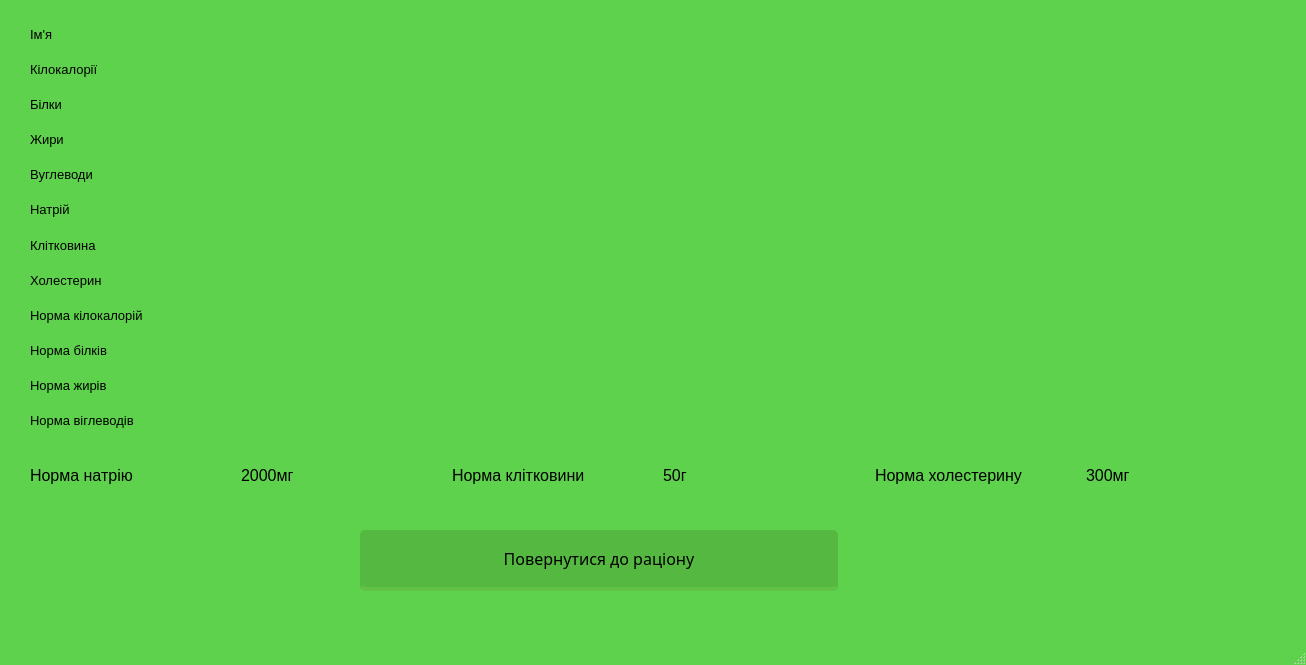
<?xml version="1.0" encoding="UTF-8"?>
<ui version="4.0">
 <class>MainWindow</class>
 <widget class="QMainWindow" name="MainWindow">
  <property name="geometry">
   <rect>
    <x>0</x>
    <y>0</y>
    <width>1306</width>
    <height>665</height>
   </rect>
  </property>
  <property name="palette">
   <palette>
    <active>
     <colorrole role="Button">
      <brush brushstyle="SolidPattern">
       <color alpha="255">
        <red>0</red>
        <green>255</green>
        <blue>0</blue>
       </color>
      </brush>
     </colorrole>
     <colorrole role="Base">
      <brush brushstyle="SolidPattern">
       <color alpha="255">
        <red>255</red>
        <green>255</green>
        <blue>255</blue>
       </color>
      </brush>
     </colorrole>
     <colorrole role="Window">
      <brush brushstyle="SolidPattern">
       <color alpha="255">
        <red>94</red>
        <green>210</green>
        <blue>76</blue>
       </color>
      </brush>
     </colorrole>
    </active>
    <inactive>
     <colorrole role="Button">
      <brush brushstyle="SolidPattern">
       <color alpha="255">
        <red>0</red>
        <green>255</green>
        <blue>0</blue>
       </color>
      </brush>
     </colorrole>
     <colorrole role="Base">
      <brush brushstyle="SolidPattern">
       <color alpha="255">
        <red>255</red>
        <green>255</green>
        <blue>255</blue>
       </color>
      </brush>
     </colorrole>
     <colorrole role="Window">
      <brush brushstyle="SolidPattern">
       <color alpha="255">
        <red>94</red>
        <green>210</green>
        <blue>76</blue>
       </color>
      </brush>
     </colorrole>
    </inactive>
    <disabled>
     <colorrole role="Button">
      <brush brushstyle="SolidPattern">
       <color alpha="255">
        <red>0</red>
        <green>255</green>
        <blue>0</blue>
       </color>
      </brush>
     </colorrole>
     <colorrole role="Base">
      <brush brushstyle="SolidPattern">
       <color alpha="255">
        <red>94</red>
        <green>210</green>
        <blue>76</blue>
       </color>
      </brush>
     </colorrole>
     <colorrole role="Window">
      <brush brushstyle="SolidPattern">
       <color alpha="255">
        <red>94</red>
        <green>210</green>
        <blue>76</blue>
       </color>
      </brush>
     </colorrole>
    </disabled>
   </palette>
  </property>
  <property name="windowTitle">
   <string>Nutrition plan</string>
  </property>
  <widget class="QWidget" name="centralwidget">
   <widget class="QWidget" name="gridLayoutWidget">
    <property name="geometry">
     <rect>
      <x>30</x>
      <y>20</y>
      <width>1261</width>
      <height>415</height>
     </rect>
    </property>
    <layout class="QGridLayout" name="gridLayout">
     <item row="8" column="3">
      <widget class="QLabel" name="nk3">
       <property name="text">
        <string/>
       </property>
      </widget>
     </item>
     <item row="10" column="5">
      <widget class="QLabel" name="nf5">
       <property name="text">
        <string/>
       </property>
      </widget>
     </item>
     <item row="10" column="4">
      <widget class="QLabel" name="nf4">
       <property name="text">
        <string/>
       </property>
      </widget>
     </item>
     <item row="6" column="1">
      <widget class="QLabel" name="kl1">
       <property name="text">
        <string/>
       </property>
      </widget>
     </item>
     <item row="2" column="5">
      <widget class="QLabel" name="b5_3">
       <property name="text">
        <string/>
       </property>
      </widget>
     </item>
     <item row="9" column="3">
      <widget class="QLabel" name="nb3">
       <property name="text">
        <string/>
       </property>
      </widget>
     </item>
     <item row="6" column="2">
      <widget class="QLabel" name="kl2">
       <property name="text">
        <string/>
       </property>
      </widget>
     </item>
     <item row="8" column="2">
      <widget class="QLabel" name="nk2">
       <property name="text">
        <string/>
       </property>
      </widget>
     </item>
     <item row="2" column="6">
      <widget class="QLabel" name="b6_3">
       <property name="text">
        <string/>
       </property>
      </widget>
     </item>
     <item row="11" column="5">
      <widget class="QLabel" name="nc5">
       <property name="text">
        <string/>
       </property>
      </widget>
     </item>
     <item row="9" column="0">
      <widget class="QLabel" name="label_24">
       <property name="font">
        <font>
         <pointsize>10</pointsize>
        </font>
       </property>
       <property name="text">
        <string>Норма білків</string>
       </property>
      </widget>
     </item>
     <item row="1" column="5">
      <widget class="QLabel" name="k5">
       <property name="text">
        <string/>
       </property>
      </widget>
     </item>
     <item row="5" column="5">
      <widget class="QLabel" name="n5">
       <property name="text">
        <string/>
       </property>
      </widget>
     </item>
     <item row="6" column="5">
      <widget class="QLabel" name="kl5">
       <property name="text">
        <string/>
       </property>
      </widget>
     </item>
     <item row="8" column="4">
      <widget class="QLabel" name="nk4">
       <property name="text">
        <string/>
       </property>
      </widget>
     </item>
     <item row="3" column="3">
      <widget class="QLabel" name="f3">
       <property name="text">
        <string/>
       </property>
      </widget>
     </item>
     <item row="1" column="3">
      <widget class="QLabel" name="k3">
       <property name="text">
        <string/>
       </property>
      </widget>
     </item>
     <item row="6" column="4">
      <widget class="QLabel" name="kl4">
       <property name="text">
        <string/>
       </property>
      </widget>
     </item>
     <item row="7" column="5">
      <widget class="QLabel" name="h5">
       <property name="text">
        <string/>
       </property>
      </widget>
     </item>
     <item row="1" column="1">
      <widget class="QLabel" name="k1">
       <property name="text">
        <string/>
       </property>
      </widget>
     </item>
     <item row="3" column="1">
      <widget class="QLabel" name="f1">
       <property name="text">
        <string/>
       </property>
      </widget>
     </item>
     <item row="7" column="6">
      <widget class="QLabel" name="h6">
       <property name="text">
        <string/>
       </property>
      </widget>
     </item>
     <item row="11" column="2">
      <widget class="QLabel" name="nc2">
       <property name="text">
        <string/>
       </property>
      </widget>
     </item>
     <item row="4" column="0">
      <widget class="QLabel" name="label_19">
       <property name="font">
        <font>
         <pointsize>10</pointsize>
        </font>
       </property>
       <property name="text">
        <string>Вуглеводи</string>
       </property>
      </widget>
     </item>
     <item row="8" column="0">
      <widget class="QLabel" name="label_23">
       <property name="font">
        <font>
         <pointsize>10</pointsize>
        </font>
       </property>
       <property name="text">
        <string>Норма кілокалорій</string>
       </property>
      </widget>
     </item>
     <item row="2" column="1">
      <widget class="QLabel" name="b1_3">
       <property name="text">
        <string/>
       </property>
      </widget>
     </item>
     <item row="5" column="1">
      <widget class="QLabel" name="n1">
       <property name="text">
        <string/>
       </property>
      </widget>
     </item>
     <item row="6" column="3">
      <widget class="QLabel" name="kl3">
       <property name="text">
        <string/>
       </property>
      </widget>
     </item>
     <item row="11" column="6">
      <widget class="QLabel" name="nc6">
       <property name="text">
        <string/>
       </property>
      </widget>
     </item>
     <item row="2" column="2">
      <widget class="QLabel" name="b2_3">
       <property name="text">
        <string/>
       </property>
      </widget>
     </item>
     <item row="5" column="4">
      <widget class="QLabel" name="n4">
       <property name="text">
        <string/>
       </property>
      </widget>
     </item>
     <item row="3" column="2">
      <widget class="QLabel" name="f2">
       <property name="text">
        <string/>
       </property>
      </widget>
     </item>
     <item row="7" column="3">
      <widget class="QLabel" name="h3">
       <property name="text">
        <string/>
       </property>
      </widget>
     </item>
     <item row="5" column="3">
      <widget class="QLabel" name="n3">
       <property name="text">
        <string/>
       </property>
      </widget>
     </item>
     <item row="9" column="5">
      <widget class="QLabel" name="nb5">
       <property name="text">
        <string/>
       </property>
      </widget>
     </item>
     <item row="2" column="4">
      <widget class="QLabel" name="b4_3">
       <property name="text">
        <string/>
       </property>
      </widget>
     </item>
     <item row="2" column="3">
      <widget class="QLabel" name="b3_3">
       <property name="text">
        <string/>
       </property>
      </widget>
     </item>
     <item row="1" column="2">
      <widget class="QLabel" name="k2">
       <property name="text">
        <string/>
       </property>
      </widget>
     </item>
     <item row="7" column="0">
      <widget class="QLabel" name="label_22">
       <property name="font">
        <font>
         <pointsize>10</pointsize>
        </font>
       </property>
       <property name="text">
        <string>Холестерин</string>
       </property>
      </widget>
     </item>
     <item row="3" column="6">
      <widget class="QLabel" name="f6">
       <property name="text">
        <string/>
       </property>
      </widget>
     </item>
     <item row="2" column="0">
      <widget class="QLabel" name="label_17">
       <property name="font">
        <font>
         <pointsize>10</pointsize>
        </font>
       </property>
       <property name="text">
        <string>Білки</string>
       </property>
      </widget>
     </item>
     <item row="9" column="4">
      <widget class="QLabel" name="nb4">
       <property name="text">
        <string/>
       </property>
      </widget>
     </item>
     <item row="4" column="1">
      <widget class="QLabel" name="c1">
       <property name="text">
        <string/>
       </property>
      </widget>
     </item>
     <item row="11" column="4">
      <widget class="QLabel" name="nc4">
       <property name="text">
        <string/>
       </property>
      </widget>
     </item>
     <item row="0" column="3">
      <widget class="QLabel" name="name3_3">
       <property name="text">
        <string/>
       </property>
      </widget>
     </item>
     <item row="9" column="2">
      <widget class="QLabel" name="nb2">
       <property name="text">
        <string/>
       </property>
      </widget>
     </item>
     <item row="8" column="5">
      <widget class="QLabel" name="nk5">
       <property name="text">
        <string/>
       </property>
      </widget>
     </item>
     <item row="10" column="6">
      <widget class="QLabel" name="nf6">
       <property name="text">
        <string/>
       </property>
      </widget>
     </item>
     <item row="1" column="4">
      <widget class="QLabel" name="k4">
       <property name="text">
        <string/>
       </property>
      </widget>
     </item>
     <item row="7" column="1">
      <widget class="QLabel" name="h1">
       <property name="text">
        <string/>
       </property>
      </widget>
     </item>
     <item row="8" column="1">
      <widget class="QLabel" name="nk1">
       <property name="text">
        <string/>
       </property>
      </widget>
     </item>
     <item row="10" column="1">
      <widget class="QLabel" name="nf1">
       <property name="text">
        <string/>
       </property>
      </widget>
     </item>
     <item row="4" column="6">
      <widget class="QLabel" name="c6">
       <property name="text">
        <string/>
       </property>
      </widget>
     </item>
     <item row="1" column="6">
      <widget class="QLabel" name="k6">
       <property name="text">
        <string/>
       </property>
      </widget>
     </item>
     <item row="0" column="6">
      <widget class="QLabel" name="name6_3">
       <property name="text">
        <string/>
       </property>
      </widget>
     </item>
     <item row="9" column="1">
      <widget class="QLabel" name="nb1">
       <property name="text">
        <string/>
       </property>
      </widget>
     </item>
     <item row="10" column="0">
      <widget class="QLabel" name="label_25">
       <property name="font">
        <font>
         <pointsize>10</pointsize>
        </font>
       </property>
       <property name="text">
        <string>Норма жирів</string>
       </property>
      </widget>
     </item>
     <item row="11" column="1">
      <widget class="QLabel" name="nc1">
       <property name="text">
        <string/>
       </property>
      </widget>
     </item>
     <item row="4" column="4">
      <widget class="QLabel" name="c4">
       <property name="text">
        <string/>
       </property>
      </widget>
     </item>
     <item row="10" column="2">
      <widget class="QLabel" name="nf2">
       <property name="text">
        <string/>
       </property>
      </widget>
     </item>
     <item row="5" column="6">
      <widget class="QLabel" name="n6">
       <property name="text">
        <string/>
       </property>
      </widget>
     </item>
     <item row="1" column="0">
      <widget class="QLabel" name="label_15">
       <property name="font">
        <font>
         <pointsize>10</pointsize>
        </font>
       </property>
       <property name="text">
        <string>Кілокалорії</string>
       </property>
      </widget>
     </item>
     <item row="0" column="4">
      <widget class="QLabel" name="name4_3">
       <property name="text">
        <string/>
       </property>
      </widget>
     </item>
     <item row="8" column="6">
      <widget class="QLabel" name="nk6">
       <property name="text">
        <string/>
       </property>
      </widget>
     </item>
     <item row="9" column="6">
      <widget class="QLabel" name="nb6">
       <property name="text">
        <string/>
       </property>
      </widget>
     </item>
     <item row="4" column="5">
      <widget class="QLabel" name="c5">
       <property name="text">
        <string/>
       </property>
      </widget>
     </item>
     <item row="3" column="0">
      <widget class="QLabel" name="label_18">
       <property name="font">
        <font>
         <pointsize>10</pointsize>
        </font>
       </property>
       <property name="text">
        <string>Жири</string>
       </property>
      </widget>
     </item>
     <item row="3" column="5">
      <widget class="QLabel" name="f5">
       <property name="text">
        <string/>
       </property>
      </widget>
     </item>
     <item row="4" column="3">
      <widget class="QLabel" name="c3">
       <property name="text">
        <string/>
       </property>
      </widget>
     </item>
     <item row="6" column="0">
      <widget class="QLabel" name="label_21">
       <property name="font">
        <font>
         <pointsize>10</pointsize>
        </font>
       </property>
       <property name="text">
        <string>Клітковина</string>
       </property>
      </widget>
     </item>
     <item row="0" column="5">
      <widget class="QLabel" name="name5_3">
       <property name="text">
        <string/>
       </property>
      </widget>
     </item>
     <item row="0" column="0">
      <widget class="QLabel" name="label_16">
       <property name="font">
        <font>
         <pointsize>10</pointsize>
        </font>
       </property>
       <property name="text">
        <string>Ім'я</string>
       </property>
      </widget>
     </item>
     <item row="11" column="3">
      <widget class="QLabel" name="nc3">
       <property name="text">
        <string/>
       </property>
      </widget>
     </item>
     <item row="6" column="6">
      <widget class="QLabel" name="kl6">
       <property name="text">
        <string/>
       </property>
      </widget>
     </item>
     <item row="10" column="3">
      <widget class="QLabel" name="nf3">
       <property name="text">
        <string/>
       </property>
      </widget>
     </item>
     <item row="5" column="0">
      <widget class="QLabel" name="label_20">
       <property name="font">
        <font>
         <pointsize>10</pointsize>
        </font>
       </property>
       <property name="text">
        <string>Натрій</string>
       </property>
      </widget>
     </item>
     <item row="11" column="0">
      <widget class="QLabel" name="label_26">
       <property name="font">
        <font>
         <pointsize>10</pointsize>
        </font>
       </property>
       <property name="text">
        <string>Норма віглеводів</string>
       </property>
      </widget>
     </item>
     <item row="0" column="1">
      <widget class="QLabel" name="name1_3">
       <property name="text">
        <string/>
       </property>
      </widget>
     </item>
     <item row="4" column="2">
      <widget class="QLabel" name="c2">
       <property name="text">
        <string/>
       </property>
      </widget>
     </item>
     <item row="7" column="2">
      <widget class="QLabel" name="h2">
       <property name="text">
        <string/>
       </property>
      </widget>
     </item>
     <item row="3" column="4">
      <widget class="QLabel" name="f4">
       <property name="text">
        <string/>
       </property>
      </widget>
     </item>
     <item row="7" column="4">
      <widget class="QLabel" name="h4">
       <property name="text">
        <string/>
       </property>
      </widget>
     </item>
     <item row="5" column="2">
      <widget class="QLabel" name="n2">
       <property name="text">
        <string/>
       </property>
      </widget>
     </item>
     <item row="0" column="2">
      <widget class="QLabel" name="name2_3">
       <property name="text">
        <string/>
       </property>
      </widget>
     </item>
    </layout>
   </widget>
   <widget class="QPushButton" name="pushButton">
    <property name="geometry">
     <rect>
      <x>360</x>
      <y>530</y>
      <width>481</width>
      <height>61</height>
     </rect>
    </property>
    <property name="font">
     <font>
      <family>Roboto Slab</family>
      <pointsize>12</pointsize>
     </font>
    </property>
    <property name="styleSheet">
     <string notr="true">float:right;
margin-right: 3%;
margin top: 5px;
border-radius:5px;
-moz-border-radius:5px;
webkit-border-radius:5px;
padding:5px 9px;
font-size: 1.2em;
background-color:rgba(85, 184, 65,1);
text-shadow: #454545 0 0 2px;
border-bottom: 4px solid rgba(98, 193, 71, 1);
color:black;
font-family: 'Roboto Slab', senif;</string>
    </property>
    <property name="text">
     <string>Повернутися до раціону</string>
    </property>
   </widget>
   <widget class="QWidget" name="horizontalLayoutWidget">
    <property name="geometry">
     <rect>
      <x>30</x>
      <y>450</y>
      <width>1261</width>
      <height>51</height>
     </rect>
    </property>
    <layout class="QHBoxLayout" name="horizontalLayout">
     <item>
      <widget class="QLabel" name="label_27">
       <property name="font">
        <font>
         <pointsize>12</pointsize>
        </font>
       </property>
       <property name="text">
        <string>Норма натрію</string>
       </property>
      </widget>
     </item>
     <item>
      <widget class="QLabel" name="label_42">
       <property name="font">
        <font>
         <pointsize>12</pointsize>
        </font>
       </property>
       <property name="text">
        <string>2000мг</string>
       </property>
      </widget>
     </item>
     <item>
      <widget class="QLabel" name="label_28">
       <property name="font">
        <font>
         <pointsize>12</pointsize>
        </font>
       </property>
       <property name="text">
        <string>Норма клітковини</string>
       </property>
      </widget>
     </item>
     <item>
      <widget class="QLabel" name="label_43">
       <property name="font">
        <font>
         <pointsize>12</pointsize>
        </font>
       </property>
       <property name="text">
        <string>50г</string>
       </property>
      </widget>
     </item>
     <item>
      <widget class="QLabel" name="label_29">
       <property name="font">
        <font>
         <pointsize>12</pointsize>
        </font>
       </property>
       <property name="text">
        <string>Норма холестерину</string>
       </property>
      </widget>
     </item>
     <item>
      <widget class="QLabel" name="label_44">
       <property name="font">
        <font>
         <pointsize>12</pointsize>
        </font>
       </property>
       <property name="text">
        <string>300мг</string>
       </property>
      </widget>
     </item>
    </layout>
   </widget>
  </widget>
  <widget class="QMenuBar" name="menubar">
   <property name="geometry">
    <rect>
     <x>0</x>
     <y>0</y>
     <width>1306</width>
     <height>26</height>
    </rect>
   </property>
  </widget>
  <widget class="QStatusBar" name="statusbar"/>
 </widget>
 <resources/>
 <connections/>
</ui>
